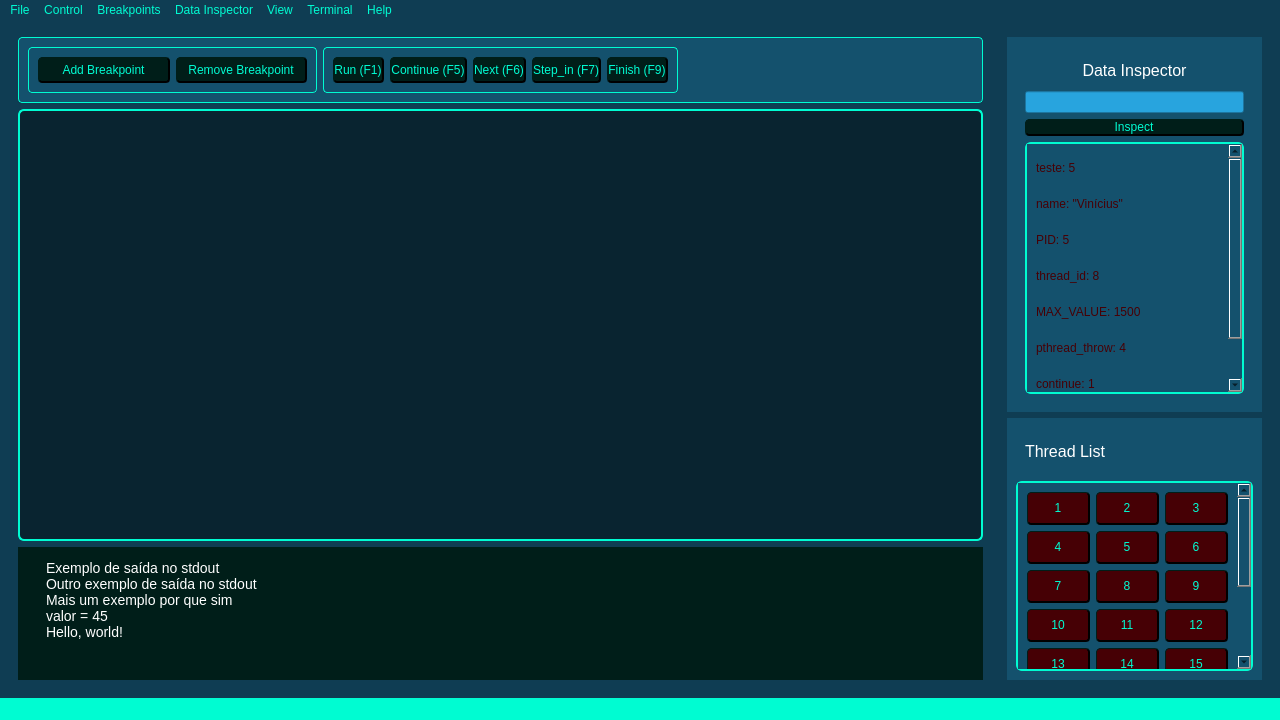
<?xml version="1.0" encoding="UTF-8"?>
<ui version="4.0">
 <class>MainWindow</class>
 <widget class="QMainWindow" name="MainWindow">
  <property name="geometry">
   <rect>
    <x>0</x>
    <y>0</y>
    <width>1280</width>
    <height>720</height>
   </rect>
  </property>
  <property name="windowTitle">
   <string>MainWindow</string>
  </property>
  <property name="styleSheet">
   <string notr="true">QWidget {
	background-color:rgb(15, 61, 83);
}

QFrame {
	border-style:none;
}

</string>
  </property>
  <widget class="QWidget" name="centralwidget">
   <layout class="QGridLayout" name="gridLayout_2">
    <item row="0" column="0">
     <widget class="QFrame" name="frame">
      <property name="sizePolicy">
       <sizepolicy hsizetype="Preferred" vsizetype="Preferred">
        <horstretch>18</horstretch>
        <verstretch>0</verstretch>
       </sizepolicy>
      </property>
      <property name="styleSheet">
       <string notr="true">QTextEdit {
	border-width: 2px;
    border-style: solid;
	border-color:rgb(0, 252, 210);
    border-radius: 6px;
	background-color: rgb(9, 36, 48);
	font-size: 14px;
	color: white;
}</string>
      </property>
      <property name="frameShape">
       <enum>QFrame::StyledPanel</enum>
      </property>
      <property name="frameShadow">
       <enum>QFrame::Raised</enum>
      </property>
      <layout class="QGridLayout" name="gridLayout_3">
       <item row="0" column="0">
        <widget class="QFrame" name="frame_3">
         <property name="sizePolicy">
          <sizepolicy hsizetype="Preferred" vsizetype="Preferred">
           <horstretch>0</horstretch>
           <verstretch>2</verstretch>
          </sizepolicy>
         </property>
         <property name="styleSheet">
          <string notr="true">QPushButton {
	background-color:rgb(0, 30, 25);
	color:rgb(0, 252, 210);
	border-width: 1px;
    border-style: solid;
	border-color:rgb(0, 30, 25);
    border-radius: 4px;
	border-bottom: 2px solid black;
	border-right: 2px solid black;
}

QPushButton:hover {
	background-color:rgb(0, 15, 12);
	color:rgb(0, 103, 86);
}

QPushButton:pressed {
	background-color:black;
	color:rgb(0, 90, 75);
	margin-top:4px;
}

QFrame {
	border-width: 1px;
    border-style: solid;
	border-color:rgb(0, 252, 210);
    border-radius: 4px;
	background-color:rgb(20, 81, 109);
}</string>
         </property>
         <property name="frameShape">
          <enum>QFrame::StyledPanel</enum>
         </property>
         <property name="frameShadow">
          <enum>QFrame::Raised</enum>
         </property>
         <layout class="QHBoxLayout" name="horizontalLayout_2">
          <item>
           <widget class="QFrame" name="frame_4">
            <property name="sizePolicy">
             <sizepolicy hsizetype="Preferred" vsizetype="Preferred">
              <horstretch>4</horstretch>
              <verstretch>0</verstretch>
             </sizepolicy>
            </property>
            <property name="frameShape">
             <enum>QFrame::StyledPanel</enum>
            </property>
            <property name="frameShadow">
             <enum>QFrame::Raised</enum>
            </property>
            <layout class="QHBoxLayout" name="horizontalLayout_4">
             <item>
              <widget class="QPushButton" name="pushButton_31">
               <property name="sizePolicy">
                <sizepolicy hsizetype="Minimum" vsizetype="Preferred">
                 <horstretch>0</horstretch>
                 <verstretch>0</verstretch>
                </sizepolicy>
               </property>
               <property name="text">
                <string>Add Breakpoint</string>
               </property>
              </widget>
             </item>
             <item>
              <widget class="QPushButton" name="pushButton_32">
               <property name="sizePolicy">
                <sizepolicy hsizetype="Minimum" vsizetype="Preferred">
                 <horstretch>0</horstretch>
                 <verstretch>0</verstretch>
                </sizepolicy>
               </property>
               <property name="text">
                <string>Remove Breakpoint</string>
               </property>
              </widget>
             </item>
            </layout>
           </widget>
          </item>
          <item>
           <widget class="QFrame" name="control_panel">
            <property name="sizePolicy">
             <sizepolicy hsizetype="Preferred" vsizetype="Preferred">
              <horstretch>4</horstretch>
              <verstretch>0</verstretch>
             </sizepolicy>
            </property>
            <property name="styleSheet">
             <string notr="true"/>
            </property>
            <property name="frameShape">
             <enum>QFrame::StyledPanel</enum>
            </property>
            <property name="frameShadow">
             <enum>QFrame::Raised</enum>
            </property>
            <layout class="QHBoxLayout" name="horizontalLayout_3">
             <item>
              <widget class="QPushButton" name="pushButton">
               <property name="sizePolicy">
                <sizepolicy hsizetype="Minimum" vsizetype="Preferred">
                 <horstretch>0</horstretch>
                 <verstretch>0</verstretch>
                </sizepolicy>
               </property>
               <property name="minimumSize">
                <size>
                 <width>0</width>
                 <height>0</height>
                </size>
               </property>
               <property name="text">
                <string>Run (F1)</string>
               </property>
              </widget>
             </item>
             <item>
              <widget class="QPushButton" name="pushButton_2">
               <property name="sizePolicy">
                <sizepolicy hsizetype="Minimum" vsizetype="Preferred">
                 <horstretch>0</horstretch>
                 <verstretch>0</verstretch>
                </sizepolicy>
               </property>
               <property name="text">
                <string>Continue (F5)</string>
               </property>
              </widget>
             </item>
             <item>
              <widget class="QPushButton" name="pushButton_3">
               <property name="sizePolicy">
                <sizepolicy hsizetype="Minimum" vsizetype="Preferred">
                 <horstretch>0</horstretch>
                 <verstretch>0</verstretch>
                </sizepolicy>
               </property>
               <property name="text">
                <string>Next (F6)</string>
               </property>
              </widget>
             </item>
             <item>
              <widget class="QPushButton" name="pushButton_4">
               <property name="sizePolicy">
                <sizepolicy hsizetype="Minimum" vsizetype="Preferred">
                 <horstretch>0</horstretch>
                 <verstretch>0</verstretch>
                </sizepolicy>
               </property>
               <property name="text">
                <string>Step_in (F7)</string>
               </property>
              </widget>
             </item>
             <item>
              <widget class="QPushButton" name="pushButton_5">
               <property name="sizePolicy">
                <sizepolicy hsizetype="Minimum" vsizetype="Preferred">
                 <horstretch>0</horstretch>
                 <verstretch>0</verstretch>
                </sizepolicy>
               </property>
               <property name="text">
                <string>Finish (F9)</string>
               </property>
              </widget>
             </item>
            </layout>
           </widget>
          </item>
          <item>
           <widget class="QFrame" name="frame_7">
            <property name="sizePolicy">
             <sizepolicy hsizetype="Preferred" vsizetype="Preferred">
              <horstretch>4</horstretch>
              <verstretch>0</verstretch>
             </sizepolicy>
            </property>
            <property name="styleSheet">
             <string notr="true">border-style: none;</string>
            </property>
            <property name="frameShape">
             <enum>QFrame::StyledPanel</enum>
            </property>
            <property name="frameShadow">
             <enum>QFrame::Raised</enum>
            </property>
           </widget>
          </item>
         </layout>
        </widget>
       </item>
       <item row="2" column="0">
        <widget class="QFrame" name="frame_5">
         <property name="sizePolicy">
          <sizepolicy hsizetype="Preferred" vsizetype="Preferred">
           <horstretch>0</horstretch>
           <verstretch>4</verstretch>
          </sizepolicy>
         </property>
         <property name="styleSheet">
          <string notr="true">QFrame {
	background-color:rgb(0, 30, 25);
}

QTextBrowser {
	background-color:rgb(0, 30, 25);
	color:white;
	margin-left:15px;
	border-style:none;
}</string>
         </property>
         <property name="frameShape">
          <enum>QFrame::StyledPanel</enum>
         </property>
         <property name="frameShadow">
          <enum>QFrame::Raised</enum>
         </property>
         <layout class="QVBoxLayout" name="verticalLayout_3">
          <item>
           <widget class="QTextBrowser" name="output_terminal">
            <property name="html">
             <string>&lt;!DOCTYPE HTML PUBLIC &quot;-//W3C//DTD HTML 4.0//EN&quot; &quot;http://www.w3.org/TR/REC-html40/strict.dtd&quot;&gt;
&lt;html&gt;&lt;head&gt;&lt;meta name=&quot;qrichtext&quot; content=&quot;1&quot; /&gt;&lt;meta charset=&quot;utf-8&quot; /&gt;&lt;style type=&quot;text/css&quot;&gt;
p, li { white-space: pre-wrap; }
hr { height: 1px; border-width: 0; }
li.unchecked::marker { content: &quot;\2610&quot;; }
li.checked::marker { content: &quot;\2612&quot;; }
&lt;/style&gt;&lt;/head&gt;&lt;body style=&quot; font-family:'Segoe UI'; font-size:14px; font-weight:400; font-style:normal;&quot;&gt;
&lt;p style=&quot; margin-top:0px; margin-bottom:0px; margin-left:0px; margin-right:0px; -qt-block-indent:0; text-indent:0px;&quot;&gt;&lt;span style=&quot; font-size:14px;&quot;&gt;Exemplo de saída no stdout&lt;/span&gt;&lt;/p&gt;
&lt;p style=&quot; margin-top:0px; margin-bottom:0px; margin-left:0px; margin-right:0px; -qt-block-indent:0; text-indent:0px;&quot;&gt;&lt;span style=&quot; font-size:14px;&quot;&gt;Outro exemplo de saída no stdout&lt;/span&gt;&lt;/p&gt;
&lt;p style=&quot; margin-top:0px; margin-bottom:0px; margin-left:0px; margin-right:0px; -qt-block-indent:0; text-indent:0px;&quot;&gt;&lt;span style=&quot; font-size:14px;&quot;&gt;Mais um exemplo por que sim&lt;/span&gt;&lt;/p&gt;
&lt;p style=&quot; margin-top:0px; margin-bottom:0px; margin-left:0px; margin-right:0px; -qt-block-indent:0; text-indent:0px;&quot;&gt;&lt;span style=&quot; font-size:14px;&quot;&gt;valor = 45&lt;/span&gt;&lt;/p&gt;
&lt;p style=&quot; margin-top:0px; margin-bottom:0px; margin-left:0px; margin-right:0px; -qt-block-indent:0; text-indent:0px;&quot;&gt;&lt;span style=&quot; font-size:14px;&quot;&gt;Hello, world!&lt;/span&gt;&lt;/p&gt;&lt;/body&gt;&lt;/html&gt;</string>
            </property>
           </widget>
          </item>
         </layout>
        </widget>
       </item>
       <item row="1" column="0">
        <widget class="QTextEdit" name="textEdit">
         <property name="sizePolicy">
          <sizepolicy hsizetype="Expanding" vsizetype="Expanding">
           <horstretch>0</horstretch>
           <verstretch>13</verstretch>
          </sizepolicy>
         </property>
         <property name="font">
          <font>
           <pointsize>-1</pointsize>
          </font>
         </property>
         <property name="styleSheet">
          <string notr="true"/>
         </property>
         <property name="html">
          <string>&lt;!DOCTYPE HTML PUBLIC &quot;-//W3C//DTD HTML 4.0//EN&quot; &quot;http://www.w3.org/TR/REC-html40/strict.dtd&quot;&gt;
&lt;html&gt;&lt;head&gt;&lt;meta name=&quot;qrichtext&quot; content=&quot;1&quot; /&gt;&lt;meta charset=&quot;utf-8&quot; /&gt;&lt;style type=&quot;text/css&quot;&gt;
p, li { white-space: pre-wrap; }
hr { height: 1px; border-width: 0; }
li.unchecked::marker { content: &quot;\2610&quot;; }
li.checked::marker { content: &quot;\2612&quot;; }
&lt;/style&gt;&lt;/head&gt;&lt;body style=&quot; font-family:'Segoe UI'; font-size:14px; font-weight:400; font-style:normal;&quot;&gt;
&lt;p style=&quot;-qt-paragraph-type:empty; margin-top:0px; margin-bottom:0px; margin-left:0px; margin-right:0px; -qt-block-indent:0; text-indent:0px;&quot;&gt;&lt;br /&gt;&lt;/p&gt;&lt;/body&gt;&lt;/html&gt;</string>
         </property>
         <property name="tabStopDistance">
          <double>20.000000000000000</double>
         </property>
        </widget>
       </item>
      </layout>
     </widget>
    </item>
    <item row="0" column="1">
     <widget class="QFrame" name="frame_2">
      <property name="sizePolicy">
       <sizepolicy hsizetype="Preferred" vsizetype="Preferred">
        <horstretch>5</horstretch>
        <verstretch>0</verstretch>
       </sizepolicy>
      </property>
      <property name="styleSheet">
       <string notr="true"/>
      </property>
      <property name="frameShape">
       <enum>QFrame::StyledPanel</enum>
      </property>
      <property name="frameShadow">
       <enum>QFrame::Raised</enum>
      </property>
      <layout class="QVBoxLayout" name="verticalLayout_4">
       <item>
        <widget class="QFrame" name="frame_6">
         <property name="sizePolicy">
          <sizepolicy hsizetype="Preferred" vsizetype="Preferred">
           <horstretch>0</horstretch>
           <verstretch>10</verstretch>
          </sizepolicy>
         </property>
         <property name="styleSheet">
          <string notr="true">QFrame {
	background-color:rgb(20, 81, 109);
}

QLabel {
	max-height: 40px;
	min-height: 30px;
	color:rgb(70, 0, 5);
	qproperty-alignment: 'AlignCenter';
}

QScrollArea {
	border-width: 2px;
    border-style: solid;
	border-color:rgb(0, 252, 210);
    border-radius: 6px;
}

QWidget {
	background-color:rgb(20, 81, 109);
}

QPushButton {
	background-color:rgb(0, 30, 25);
	color:rgb(0, 252, 210);
	border-width: 1px;
    border-style: solid;
	border-color:rgb(0, 30, 25);
    border-radius: 4px;
	border-bottom: 2px solid black;
	border-right: 2px solid black;
}

QPushButton:hover {
	background-color:rgb(0, 15, 12);
	color:rgb(0, 103, 86);
}

QPushButton:pressed {
	background-color:black;
	color:rgb(0, 90, 75);
	margin-top:4px;
}

QLineEdit {
	color:rgb(70, 0, 5);
	background-color:rgb(40, 164, 222);
}</string>
         </property>
         <property name="frameShape">
          <enum>QFrame::StyledPanel</enum>
         </property>
         <property name="frameShadow">
          <enum>QFrame::Raised</enum>
         </property>
         <layout class="QVBoxLayout" name="verticalLayout_5">
          <item>
           <widget class="QFrame" name="frame_9">
            <property name="sizePolicy">
             <sizepolicy hsizetype="Preferred" vsizetype="Preferred">
              <horstretch>0</horstretch>
              <verstretch>3</verstretch>
             </sizepolicy>
            </property>
            <property name="styleSheet">
             <string notr="true"/>
            </property>
            <property name="frameShape">
             <enum>QFrame::StyledPanel</enum>
            </property>
            <property name="frameShadow">
             <enum>QFrame::Raised</enum>
            </property>
            <layout class="QVBoxLayout" name="verticalLayout_6">
             <item>
              <widget class="QLabel" name="label">
               <property name="sizePolicy">
                <sizepolicy hsizetype="Preferred" vsizetype="Preferred">
                 <horstretch>0</horstretch>
                 <verstretch>0</verstretch>
                </sizepolicy>
               </property>
               <property name="styleSheet">
                <string notr="true">color:white;
font-size: 16px;</string>
               </property>
               <property name="text">
                <string>Data Inspector</string>
               </property>
               <property name="alignment">
                <set>Qt::AlignCenter</set>
               </property>
              </widget>
             </item>
             <item>
              <widget class="QLineEdit" name="lineEdit">
               <property name="sizePolicy">
                <sizepolicy hsizetype="Expanding" vsizetype="Fixed">
                 <horstretch>0</horstretch>
                 <verstretch>0</verstretch>
                </sizepolicy>
               </property>
               <property name="text">
                <string/>
               </property>
              </widget>
             </item>
             <item>
              <widget class="QPushButton" name="pushButton_6">
               <property name="sizePolicy">
                <sizepolicy hsizetype="Minimum" vsizetype="Fixed">
                 <horstretch>0</horstretch>
                 <verstretch>0</verstretch>
                </sizepolicy>
               </property>
               <property name="text">
                <string>Inspect</string>
               </property>
              </widget>
             </item>
             <item>
              <widget class="QScrollArea" name="scrollArea">
               <property name="styleSheet">
                <string notr="true"/>
               </property>
               <property name="sizeAdjustPolicy">
                <enum>QAbstractScrollArea::AdjustIgnored</enum>
               </property>
               <property name="widgetResizable">
                <bool>true</bool>
               </property>
               <property name="alignment">
                <set>Qt::AlignCenter</set>
               </property>
               <widget class="QWidget" name="data_inspector">
                <property name="geometry">
                 <rect>
                  <x>0</x>
                  <y>-21</y>
                  <width>198</width>
                  <height>300</height>
                 </rect>
                </property>
                <layout class="QVBoxLayout" name="verticalLayout_7">
                 <item>
                  <widget class="QLabel" name="label_2">
                   <property name="text">
                    <string>teste: 5</string>
                   </property>
                  </widget>
                 </item>
                 <item>
                  <widget class="QLabel" name="label_3">
                   <property name="text">
                    <string>name: &quot;Vinícius&quot;</string>
                   </property>
                  </widget>
                 </item>
                 <item>
                  <widget class="QLabel" name="label_4">
                   <property name="text">
                    <string>PID: 5</string>
                   </property>
                  </widget>
                 </item>
                 <item>
                  <widget class="QLabel" name="label_5">
                   <property name="text">
                    <string>thread_id: 8</string>
                   </property>
                  </widget>
                 </item>
                 <item>
                  <widget class="QLabel" name="label_9">
                   <property name="text">
                    <string>MAX_VALUE: 1500</string>
                   </property>
                  </widget>
                 </item>
                 <item>
                  <widget class="QLabel" name="label_6">
                   <property name="text">
                    <string>pthread_throw: 4</string>
                   </property>
                  </widget>
                 </item>
                 <item>
                  <widget class="QLabel" name="label_8">
                   <property name="text">
                    <string>continue: 1</string>
                   </property>
                  </widget>
                 </item>
                 <item>
                  <widget class="QLabel" name="label_7">
                   <property name="text">
                    <string>qtd: 25</string>
                   </property>
                  </widget>
                 </item>
                </layout>
               </widget>
              </widget>
             </item>
            </layout>
           </widget>
          </item>
         </layout>
        </widget>
       </item>
       <item>
        <widget class="QFrame" name="frame_8">
         <property name="sizePolicy">
          <sizepolicy hsizetype="Preferred" vsizetype="Preferred">
           <horstretch>0</horstretch>
           <verstretch>7</verstretch>
          </sizepolicy>
         </property>
         <property name="styleSheet">
          <string notr="true">QFrame {
	background-color:rgb(20, 81, 109);
}

QLabel {
	max-height: 40px;
	min-height: 30px;
	color:rgb(70, 0, 5);
	qproperty-alignment: 'AlignCenter';
}

QScrollArea {
	border-width: 2px;
    border-style: solid;
	border-color:rgb(0, 252, 210);
    border-radius: 6px;
}

QWidget {
	background-color:rgb(20, 81, 109);
}

QPushButton {
	background-color: rgb(70, 0, 5);
	color:rgb(0, 252, 210);
	border-width: 1px;
    border-style: solid;
	border-color:rgb(0, 30, 25);
    border-radius: 4px;
	border-bottom: 2px solid black;
	border-right: 2px solid black;
	min-height: 30px;
}

QPushButton:hover {
	background-color:rgb(0, 15, 12);
	color:rgb(0, 103, 86);
}

QPushButton:pressed {
	background-color:black;
	color:rgb(0, 90, 75);
	margin-top:4px;
}</string>
         </property>
         <property name="frameShape">
          <enum>QFrame::StyledPanel</enum>
         </property>
         <property name="frameShadow">
          <enum>QFrame::Raised</enum>
         </property>
         <layout class="QVBoxLayout" name="verticalLayout_8">
          <item>
           <widget class="QFrame" name="frame_10">
            <property name="sizePolicy">
             <sizepolicy hsizetype="Preferred" vsizetype="Preferred">
              <horstretch>0</horstretch>
              <verstretch>4</verstretch>
             </sizepolicy>
            </property>
            <property name="frameShape">
             <enum>QFrame::StyledPanel</enum>
            </property>
            <property name="frameShadow">
             <enum>QFrame::Raised</enum>
            </property>
            <layout class="QVBoxLayout" name="verticalLayout_9">
             <item>
              <widget class="QLabel" name="label_10">
               <property name="styleSheet">
                <string notr="true">color: white;
font-size:16px;</string>
               </property>
               <property name="text">
                <string>Thread List</string>
               </property>
              </widget>
             </item>
            </layout>
           </widget>
          </item>
          <item>
           <widget class="QScrollArea" name="thread_scroll">
            <property name="sizePolicy">
             <sizepolicy hsizetype="Expanding" vsizetype="Expanding">
              <horstretch>0</horstretch>
              <verstretch>21</verstretch>
             </sizepolicy>
            </property>
            <property name="styleSheet">
             <string notr="true"/>
            </property>
            <property name="widgetResizable">
             <bool>true</bool>
            </property>
            <widget class="QWidget" name="thread_list">
             <property name="geometry">
              <rect>
               <x>0</x>
               <y>0</y>
               <width>216</width>
               <height>324</height>
              </rect>
             </property>
             <layout class="QGridLayout" name="gridLayout">
              <item row="1" column="0">
               <widget class="QPushButton" name="pushButton_10">
                <property name="text">
                 <string>4</string>
                </property>
               </widget>
              </item>
              <item row="3" column="1">
               <widget class="QPushButton" name="pushButton_17">
                <property name="text">
                 <string>11</string>
                </property>
               </widget>
              </item>
              <item row="3" column="0">
               <widget class="QPushButton" name="pushButton_13">
                <property name="text">
                 <string>10</string>
                </property>
               </widget>
              </item>
              <item row="1" column="2">
               <widget class="QPushButton" name="pushButton_15">
                <property name="text">
                 <string>6</string>
                </property>
               </widget>
              </item>
              <item row="6" column="0">
               <widget class="QPushButton" name="pushButton_23">
                <property name="text">
                 <string>19</string>
                </property>
               </widget>
              </item>
              <item row="2" column="0">
               <widget class="QPushButton" name="pushButton_11">
                <property name="text">
                 <string>7</string>
                </property>
               </widget>
              </item>
              <item row="4" column="0">
               <widget class="QPushButton" name="pushButton_19">
                <property name="text">
                 <string>13</string>
                </property>
               </widget>
              </item>
              <item row="2" column="1">
               <widget class="QPushButton" name="pushButton_12">
                <property name="text">
                 <string>8</string>
                </property>
               </widget>
              </item>
              <item row="5" column="0">
               <widget class="QPushButton" name="pushButton_22">
                <property name="text">
                 <string>16</string>
                </property>
               </widget>
              </item>
              <item row="1" column="1">
               <widget class="QPushButton" name="pushButton_8">
                <property name="text">
                 <string>5</string>
                </property>
               </widget>
              </item>
              <item row="0" column="2">
               <widget class="QPushButton" name="pushButton_14">
                <property name="text">
                 <string>3</string>
                </property>
               </widget>
              </item>
              <item row="4" column="2">
               <widget class="QPushButton" name="pushButton_21">
                <property name="text">
                 <string>15</string>
                </property>
               </widget>
              </item>
              <item row="0" column="1">
               <widget class="QPushButton" name="pushButton_9">
                <property name="text">
                 <string>2</string>
                </property>
               </widget>
              </item>
              <item row="2" column="2">
               <widget class="QPushButton" name="pushButton_16">
                <property name="text">
                 <string>9</string>
                </property>
               </widget>
              </item>
              <item row="4" column="1">
               <widget class="QPushButton" name="pushButton_20">
                <property name="text">
                 <string>14</string>
                </property>
               </widget>
              </item>
              <item row="3" column="2">
               <widget class="QPushButton" name="pushButton_18">
                <property name="text">
                 <string>12</string>
                </property>
               </widget>
              </item>
              <item row="0" column="0">
               <widget class="QPushButton" name="pushButton_7">
                <property name="text">
                 <string>1</string>
                </property>
               </widget>
              </item>
              <item row="7" column="0">
               <widget class="QPushButton" name="pushButton_24">
                <property name="text">
                 <string>22</string>
                </property>
               </widget>
              </item>
              <item row="5" column="1">
               <widget class="QPushButton" name="pushButton_25">
                <property name="text">
                 <string>17</string>
                </property>
               </widget>
              </item>
              <item row="5" column="2">
               <widget class="QPushButton" name="pushButton_26">
                <property name="text">
                 <string>18</string>
                </property>
               </widget>
              </item>
              <item row="6" column="1">
               <widget class="QPushButton" name="pushButton_27">
                <property name="text">
                 <string>20</string>
                </property>
               </widget>
              </item>
              <item row="6" column="2">
               <widget class="QPushButton" name="pushButton_28">
                <property name="text">
                 <string>21</string>
                </property>
               </widget>
              </item>
              <item row="7" column="1">
               <widget class="QPushButton" name="pushButton_29">
                <property name="text">
                 <string>23</string>
                </property>
               </widget>
              </item>
              <item row="7" column="2">
               <widget class="QPushButton" name="pushButton_30">
                <property name="text">
                 <string>24</string>
                </property>
               </widget>
              </item>
             </layout>
            </widget>
           </widget>
          </item>
         </layout>
        </widget>
       </item>
      </layout>
     </widget>
    </item>
   </layout>
  </widget>
  <widget class="QMenuBar" name="menubar">
   <property name="geometry">
    <rect>
     <x>0</x>
     <y>0</y>
     <width>1280</width>
     <height>22</height>
    </rect>
   </property>
   <property name="styleSheet">
    <string notr="true">QMenuBar::item {
	background-color:rgb(15, 61, 83);
	color:rgb(0, 252, 210);
}

QMenuBar::item:hover {
	background-color:rgb(0, 132, 110);
	color:rgb(0, 90, 75);
}

QMenuBar::item:selected {
	background-color:rgb(0, 132, 110);
	color:rgb(0, 90, 75);
}

QMenu::item {
	background-color:rgb(15, 61, 83);
	color:rgb(0, 252, 210);
}

QMenu::item:hover {
	background-color:rgb(0, 132, 110);
	color:rgb(0, 90, 75);
}

QMenu::item:selected {
	background-color:rgb(0, 132, 110);
	color:rgb(0, 90, 75);
}</string>
   </property>
   <widget class="QMenu" name="menuFile">
    <property name="title">
     <string>File</string>
    </property>
    <addaction name="actionNew"/>
    <addaction name="actionLoad"/>
    <addaction name="actionSave"/>
    <addaction name="actionBuild"/>
   </widget>
   <widget class="QMenu" name="menuControl">
    <property name="title">
     <string>Control</string>
    </property>
    <addaction name="actionRun_R"/>
    <addaction name="actionContinue_1"/>
    <addaction name="actionNext_2"/>
    <addaction name="actionStep_In_F"/>
    <addaction name="actionFinish_F9"/>
   </widget>
   <widget class="QMenu" name="menuView">
    <property name="title">
     <string>View</string>
    </property>
    <addaction name="actionAssembly_Code"/>
    <addaction name="actionRegister_List"/>
   </widget>
   <widget class="QMenu" name="menuTerminal">
    <property name="title">
     <string>Terminal</string>
    </property>
    <addaction name="actionNew_Terminal"/>
   </widget>
   <widget class="QMenu" name="menuHelp">
    <property name="title">
     <string>Help</string>
    </property>
    <addaction name="actionCommands"/>
    <addaction name="actionControls"/>
    <addaction name="actionAbout"/>
    <addaction name="actionDocumentation"/>
   </widget>
   <widget class="QMenu" name="menuData_Inspector">
    <property name="title">
     <string>Data Inspector</string>
    </property>
    <addaction name="actionInsert_expression"/>
    <addaction name="actionRemove_expression"/>
    <addaction name="actionClear_expression_list"/>
   </widget>
   <widget class="QMenu" name="menuBreakpoints">
    <property name="title">
     <string>Breakpoints</string>
    </property>
    <addaction name="actionAdd_breakpoint_to_line"/>
    <addaction name="actionRemove_breakpoint_from_selected_line"/>
    <addaction name="actionInform_breakpoint_position"/>
    <addaction name="actionRemove_all_breakpoints"/>
   </widget>
   <addaction name="menuFile"/>
   <addaction name="menuControl"/>
   <addaction name="menuBreakpoints"/>
   <addaction name="menuData_Inspector"/>
   <addaction name="menuView"/>
   <addaction name="menuTerminal"/>
   <addaction name="menuHelp"/>
  </widget>
  <widget class="QStatusBar" name="statusbar">
   <property name="styleSheet">
    <string notr="true">background-color:rgb(0, 252, 210);</string>
   </property>
  </widget>
  <action name="actionNew">
   <property name="text">
    <string>New</string>
   </property>
  </action>
  <action name="actionLoad">
   <property name="text">
    <string>Load</string>
   </property>
  </action>
  <action name="actionSave">
   <property name="text">
    <string>Save</string>
   </property>
  </action>
  <action name="actionBuild">
   <property name="text">
    <string>Build</string>
   </property>
  </action>
  <action name="actionRun_R">
   <property name="text">
    <string>Run (F1)</string>
   </property>
  </action>
  <action name="actionContinue_1">
   <property name="text">
    <string>Continue (F5)</string>
   </property>
  </action>
  <action name="actionNext_2">
   <property name="text">
    <string>Next (F6)</string>
   </property>
  </action>
  <action name="actionStep_In_F">
   <property name="text">
    <string>Step-In (F7)</string>
   </property>
  </action>
  <action name="actionFinish_F9">
   <property name="text">
    <string>Finish (F9)</string>
   </property>
  </action>
  <action name="actionAssembly_Code">
   <property name="text">
    <string>Assembly Code</string>
   </property>
  </action>
  <action name="actionRegister_List">
   <property name="text">
    <string>Register List</string>
   </property>
  </action>
  <action name="actionNew_Terminal">
   <property name="text">
    <string>New Terminal</string>
   </property>
  </action>
  <action name="actionCommands">
   <property name="text">
    <string>Commands</string>
   </property>
  </action>
  <action name="actionControls">
   <property name="text">
    <string>Controls</string>
   </property>
  </action>
  <action name="actionAbout">
   <property name="text">
    <string>About</string>
   </property>
  </action>
  <action name="actionDocumentation">
   <property name="text">
    <string>Documentation</string>
   </property>
  </action>
  <action name="actionInsert_expression">
   <property name="text">
    <string>Insert expression</string>
   </property>
  </action>
  <action name="actionRemove_expression">
   <property name="text">
    <string>Remove expression</string>
   </property>
  </action>
  <action name="actionClear_expression_list">
   <property name="text">
    <string>Clear expression list</string>
   </property>
  </action>
  <action name="actionAdd_breakpoint_to_line">
   <property name="text">
    <string>Add breakpoint to selected line</string>
   </property>
  </action>
  <action name="actionRemove_breakpoint_from_selected_line">
   <property name="text">
    <string>Remove breakpoint from current line</string>
   </property>
  </action>
  <action name="actionInform_breakpoint_position">
   <property name="text">
    <string>Inform breakpoint position</string>
   </property>
  </action>
  <action name="actionRemove_all_breakpoints">
   <property name="text">
    <string>Remove all breakpoints</string>
   </property>
  </action>
 </widget>
 <resources/>
 <connections/>
</ui>
